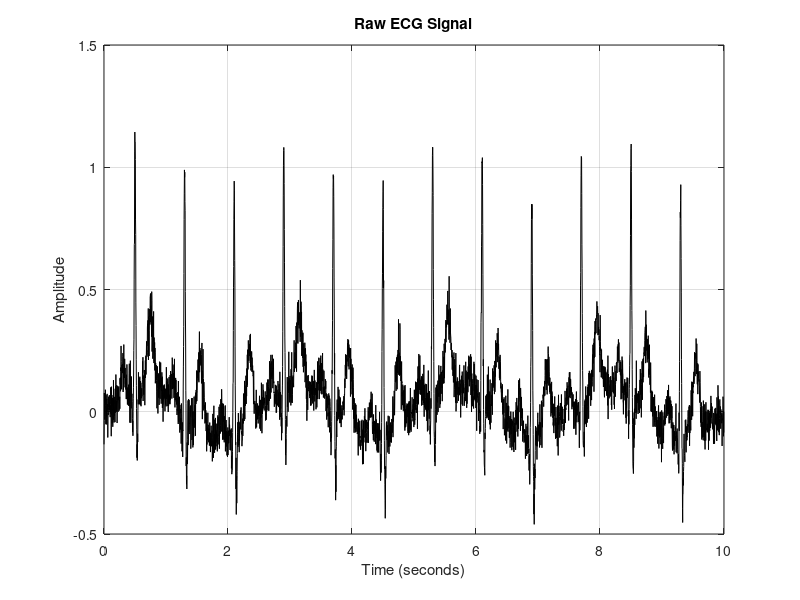
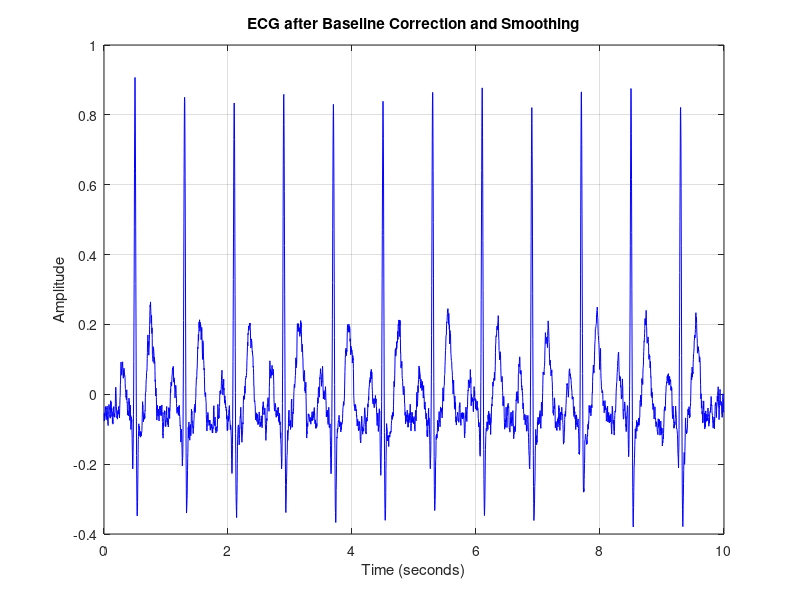
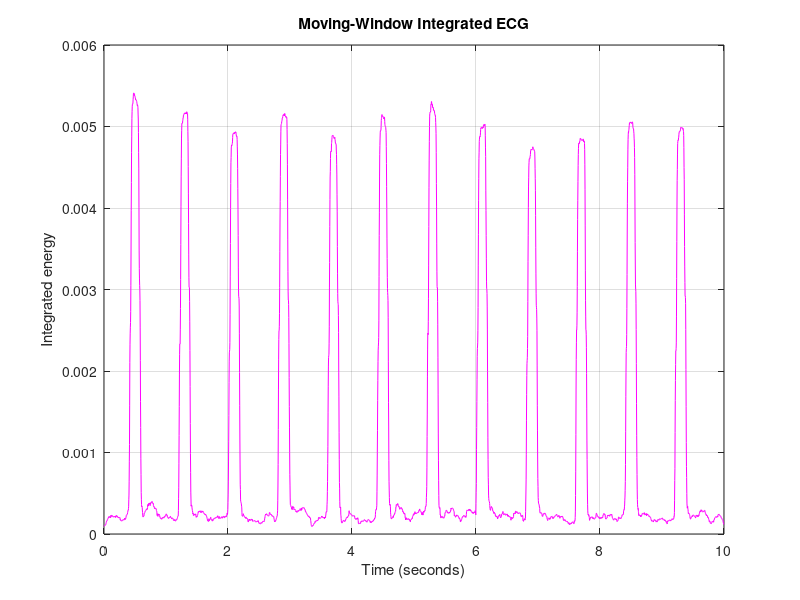
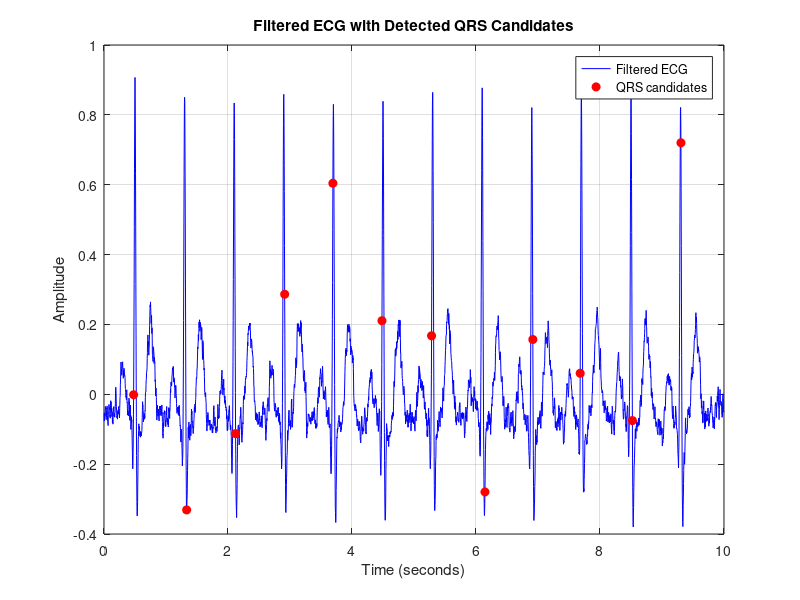

MATLAB code to generate these figures, in order: (Note: this script raises an error after producing the figures.)
%% EXPERIMENT 1: ECG NOISE REMOVAL AND QRS DETECTION.
% Biomedical Engineering MATLAB Laboratory
%
% 1. AIM
% To remove noise from an Electrocardiogram (ECG) signal using baseline
% correction and smoothing techniques, detect QRS complexes, and calculate
% heart rate from the detected R-wave locations.
%
% 2. OBJECTIVES
%   - Generate and analyze a simulated ECG signal.
%   - Remove baseline drift and high-frequency noise.
%   - Enhance QRS complexes using differentiation, squaring, and
%     moving-window integration.
%   - Detect QRS candidates from the processed ECG signal.
%   - Calculate RR intervals and estimate heart rate.
%   - Visualize raw, filtered, enhanced, and detected ECG signals.
%
% 3. SOFTWARE REQUIRED
% MATLAB. The custom peak-detection implementation in this program does
% not require the Signal Processing Toolbox.
%
% 4. THEORY
% An ECG represents the electrical activity of the heart and contains P
% waves, QRS complexes, and T waves. The QRS complex represents
% ventricular depolarization and is commonly used for heart-rate
% estimation. ECG recordings may contain baseline drift and noise.
%
% This experiment removes the DC offset, estimates and subtracts baseline
% drift using a moving-average filter, and smooths the signal. QRS
% enhancement uses differentiation, squaring, and moving-window
% integration. Candidate peaks are selected using a threshold and minimum
% distance. RR intervals are obtained from consecutive QRS candidates.
%
% Heart Rate (bpm) = 60 / Mean RR Interval (seconds)
%
% 5. PROCESSING FLOW
% Simulated ECG generation -> Add baseline drift/noise -> Save and load
% -> Raw ECG display -> Baseline correction -> Smoothing -> Derivative
% -> Squaring -> Moving-window integration -> QRS candidate detection
% -> RR interval calculation -> Heart-rate estimation -> Results/plots
%
% 6. ALGORITHM
%   1. Initialize sampling frequency and simulation parameters.
%   2. Generate simulated P, QRS, and T waves.
%   3. Add baseline drift and random noise.
%   4. Save and reload the ECG signal from a MAT file.
%   5. Display the raw ECG waveform.
%   6. Remove DC offset and baseline drift.
%   7. Apply moving-average smoothing.
%   8. Differentiate, square, and integrate the ECG signal.
%   9. Detect QRS candidates using thresholding and minimum distance.
%  10. Calculate RR intervals and estimate heart rate.
%  11. Display the processed ECG waveforms and observations.
%
% 7. RESULTS / OBSERVATIONS
% Figure 1: Raw ECG - simulated P, QRS, and T waves with baseline drift
%           and added random noise.
% Figure 2: Filtered ECG - baseline correction and smoothing reduce
%           unwanted variations.
% Figure 3: QRS enhancement - derivative, squaring, and integration
%           emphasize QRS-related energy.
% Figure 4: QRS detection - detected candidates are marked on the
%           filtered ECG waveform.
%
% The program reports sampling frequency, signal duration, original
% simulated heart rate, number of detected QRS candidates, mean RR
% interval, and estimated heart rate. Detection results depend on the
% threshold and the simulated waveform; this is a demonstration program,
% not a clinical ECG diagnostic tool.
%
% 8. RESULT AND CONCLUSION
% The simulated ECG is generated and processed. Baseline drift and noise
% are reduced, QRS candidates are detected, and heart rate is estimated
% from the calculated RR intervals.
%
% 9. OUTPUT FIGURES
% The four MATLAB figures are displayed by this script. To save them for
% a GitHub README, use exportgraphics after each figure, for example:
%   exportgraphics(gcf,'results/raw_ecg.png','Resolution',300);
% Create the results folder first with mkdir('results').
%
% Reference flowchart and output screenshots supplied in the experiment
% notes (GitHub-hosted images):
% Flowchart:
% https://github.com/user-attachments/assets/95af90a5-b521-4c36-8412-16a9862320de
% Raw ECG:
% https://github.com/user-attachments/assets/37e00872-56c4-4464-bd4f-bd4fb22a4057
% Filtered ECG:
% https://github.com/user-attachments/assets/031a3231-6a61-4dd8-ba46-89bc2d7b33e6
% QRS enhancement:
% https://github.com/user-attachments/assets/2866ab47-debf-4b61-9e80-c4155b7b9a40
% QRS detection:
% https://github.com/user-attachments/assets/1c3f8c06-88c1-4930-98ad-0821e5075218
%
% -------------------------------------------------------------------------
% COMPLETE MATLAB PROGRAM
% -------------------------------------------------------------------------

% Complete program: Generate input, save, load, filter,
% detect QRS complexes, calculate heart rate, and plot results.

clear;
close all;
clc;

%% STEP 1: CREATE A SIMULATED ECG INPUT FILE
fs = 360;                  % Sampling frequency in Hz
duration = 10;              % Duration in seconds
heartRateOriginal = 75;     % Simulated heart rate in bpm

t = (0:1/fs:duration-1/fs)';
ecg = zeros(size(t));

beatInterval = 60 / heartRateOriginal;
numberOfBeats = ceil(duration / beatInterval);

% Generate simulated P, QRS and T waves
for beat = 0:numberOfBeats-1

    beatTime = 0.5 + beat * beatInterval;

    if beatTime + 0.35 >= duration
        continue;
    end

    % P wave
    ecg = ecg + 0.12 * exp( ...
        -((t - (beatTime - 0.20))/0.045).^2);

    % Q wave
    ecg = ecg - 0.15 * exp( ...
        -((t - (beatTime - 0.035))/0.012).^2);

    % R wave
    ecg = ecg + 1.00 * exp( ...
        -((t - beatTime)/0.015).^2);

    % S wave
    ecg = ecg - 0.25 * exp( ...
        -((t - (beatTime + 0.035))/0.015).^2);

    % T wave
    ecg = ecg + 0.30 * exp( ...
        -((t - (beatTime + 0.25))/0.070).^2);
end

% Add baseline drift and random noise
rng(1);  % Repeatable results
ecg = ecg ...
    + 0.10 * sin(2*pi*0.4*t) ...
    + 0.05 * randn(size(t));

% Save the generated ECG input file
filename = 'ecg_sample.mat';
save(filename, 'ecg', 'fs');

fprintf('STEP 1: ECG input file created successfully.\\n');
fprintf('File name: %s\\n', filename);

%% STEP 2: LOAD THE ECG INPUT FILE
S = load(filename);

ecg = double(S.ecg(:));
fs = S.fs;
t = (0:length(ecg)-1)' / fs;

fprintf('\\nSTEP 2: ECG file loaded successfully.\\n');
fprintf('Number of samples = %d\\n', length(ecg));
fprintf('Sampling frequency = %d Hz\\n', fs);
fprintf('Signal duration = %.2f seconds\\n', t(end));

%% STEP 3: DISPLAY THE RAW ECG
figure('Name', 'Figure 1 - Raw ECG');
plot(t, ecg, 'k');
grid on;
xlabel('Time (seconds)');
ylabel('Amplitude');
title('Raw ECG Signal');

%% STEP 4: REMOVE BASELINE DRIFT
ecg0 = ecg - mean(ecg);

% Estimate baseline using a moving-average window
baselineWindow = round(0.6 * fs);
baselineWindow = max(baselineWindow, 1);

baseline = conv(ecg0, ...
    ones(baselineWindow, 1)/baselineWindow, 'same');

ecgCorrected = ecg0 - baseline;

%% STEP 5: SMOOTH THE ECG TO REDUCE HIGH-FREQUENCY NOISE
% Short moving-average window
smoothWindow = 5;

ecgFiltered = conv(ecgCorrected, ...
    ones(smoothWindow, 1)/smoothWindow, 'same');

figure('Name', 'Figure 2 - Filtered ECG');
plot(t, ecgFiltered, 'b');
grid on;
xlabel('Time (seconds)');
ylabel('Amplitude');
title('ECG after Baseline Correction and Smoothing');

%% STEP 6: ENHANCE THE QRS COMPLEXES
% Calculate the first difference
dECG = [0; diff(ecgFiltered)];

% Square the derivative
squaredECG = dECG .^ 2;

% Moving-window integration over approximately 150 ms
integrationWindow = round(0.150 * fs);

integratedECG = conv(squaredECG, ...
    ones(integrationWindow, 1)/integrationWindow, 'same');

figure('Name', 'Figure 3 - QRS Enhancement');
plot(t, integratedECG, 'm');
grid on;
xlabel('Time (seconds)');
ylabel('Integrated energy');
title('Moving-Window Integrated ECG');

%% STEP 7: DETECT QRS CANDIDATES
threshold = 0.35 * max(integratedECG);
minimumDistance = round(0.25 * fs);

% Find local maxima without using findpeaks
candidateLocs = [];

for i = 2:length(integratedECG)-1
    if integratedECG(i) >= integratedECG(i-1) && ...
       integratedECG(i) > integratedECG(i+1) && ...
       integratedECG(i) >= threshold

        candidateLocs(end+1, 1) = i;
    end
end

% Retain the strongest peak within each minimum-distance interval
qrsLocs = [];

if ~isempty(candidateLocs)

    [~, order] = sort( ...
        integratedECG(candidateLocs), 'descend');

    selectedLocs = [];

    for k = 1:length(order)
        loc = candidateLocs(order(k));

        if isempty(selectedLocs) || ...
           all(abs(selectedLocs - loc) >= minimumDistance)

            selectedLocs(end+1, 1) = loc;
        end
    end

    qrsLocs = sort(selectedLocs);
end

%% STEP 8: DISPLAY DETECTED QRS CANDIDATES
figure('Name', 'Figure 4 - QRS Detection');
plot(t, ecgFiltered, 'b');
hold on;

if ~isempty(qrsLocs)
    plot(t(qrsLocs), ecgFiltered(qrsLocs), ...
        'ro', 'MarkerFaceColor', 'r');
end

grid on;
xlabel('Time (seconds)');
ylabel('Amplitude');
title('Filtered ECG with Detected QRS Candidates');
legend('Filtered ECG', 'QRS candidates');
hold off;

%% STEP 9: CALCULATE RR INTERVAL AND HEART RATE
if length(qrsLocs) >= 2

    RR = diff(qrsLocs) / fs;
    meanRR = mean(RR);
    HR = 60 / meanRR;

else

    RR = [];
    meanRR = NaN;
    HR = NaN;

    warning(['Fewer than two QRS candidates were detected. ', ...
        'Heart rate cannot be estimated reliably.']);
end

%% STEP 10: DISPLAY THE RESULTS
fprintf('\\n====================================\\n');
fprintf('         EXPERIMENT 1 RESULTS\\n');
fprintf('====================================\\n');

fprintf('Sampling frequency = %d Hz\\n', fs);
fprintf('Signal duration = %.2f seconds\\n', t(end));
fprintf('Original simulated heart rate = %d bpm\\n', ...
    heartRateOriginal);
fprintf('Detected QRS candidates = %d\\n', length(qrsLocs));

if isnan(meanRR)
    fprintf('Mean RR interval = Not available\\n');
    fprintf('Estimated heart rate = Not available\\n');
else
    fprintf('Mean RR interval = %.4f seconds\\n', meanRR);
    fprintf('Estimated heart rate = %.2f bpm\\n', HR);
end

fprintf('Input file saved as: %s\\n', filename);
fprintf('====================================\\n');
fprintf('Experiment completed successfully.\\n');

% Result

The experiment was performed successfully using MATLAB. The input was processed according to the stated method and the expected biomedical output was obtained.
